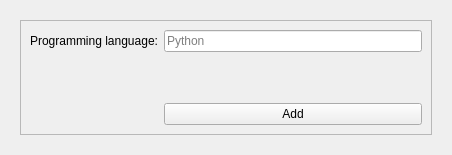
<?xml version="1.0" encoding="UTF-8"?>
<ui version="4.0">
 <class>Form</class>
 <widget class="QWidget" name="Form">
  <property name="geometry">
   <rect>
    <x>0</x>
    <y>0</y>
    <width>452</width>
    <height>155</height>
   </rect>
  </property>
  <property name="windowTitle">
   <string>Form</string>
  </property>
  <layout class="QHBoxLayout" name="horizontalLayout">
   <property name="spacing">
    <number>0</number>
   </property>
   <item>
    <widget class="QWidget" name="widget" native="true">
     <layout class="QHBoxLayout" name="horizontalLayout_2">
      <item>
       <widget class="QFrame" name="frame">
        <property name="frameShape">
         <enum>QFrame::StyledPanel</enum>
        </property>
        <property name="frameShadow">
         <enum>QFrame::Raised</enum>
        </property>
        <layout class="QGridLayout" name="gridLayout">
         <item row="0" column="1">
          <widget class="QLineEdit" name="leName">
           <property name="placeholderText">
            <string>Python</string>
           </property>
          </widget>
         </item>
         <item row="1" column="1">
          <widget class="QLabel" name="lMessageForm">
           <property name="text">
            <string/>
           </property>
          </widget>
         </item>
         <item row="2" column="1">
          <widget class="QPushButton" name="pbAddUpdate">
           <property name="text">
            <string>Add</string>
           </property>
          </widget>
         </item>
         <item row="0" column="0">
          <widget class="QLabel" name="label">
           <property name="text">
            <string>Programming language:</string>
           </property>
           <property name="alignment">
            <set>Qt::AlignRight|Qt::AlignTrailing|Qt::AlignVCenter</set>
           </property>
          </widget>
         </item>
        </layout>
       </widget>
      </item>
     </layout>
    </widget>
   </item>
  </layout>
 </widget>
 <resources/>
 <connections/>
</ui>
